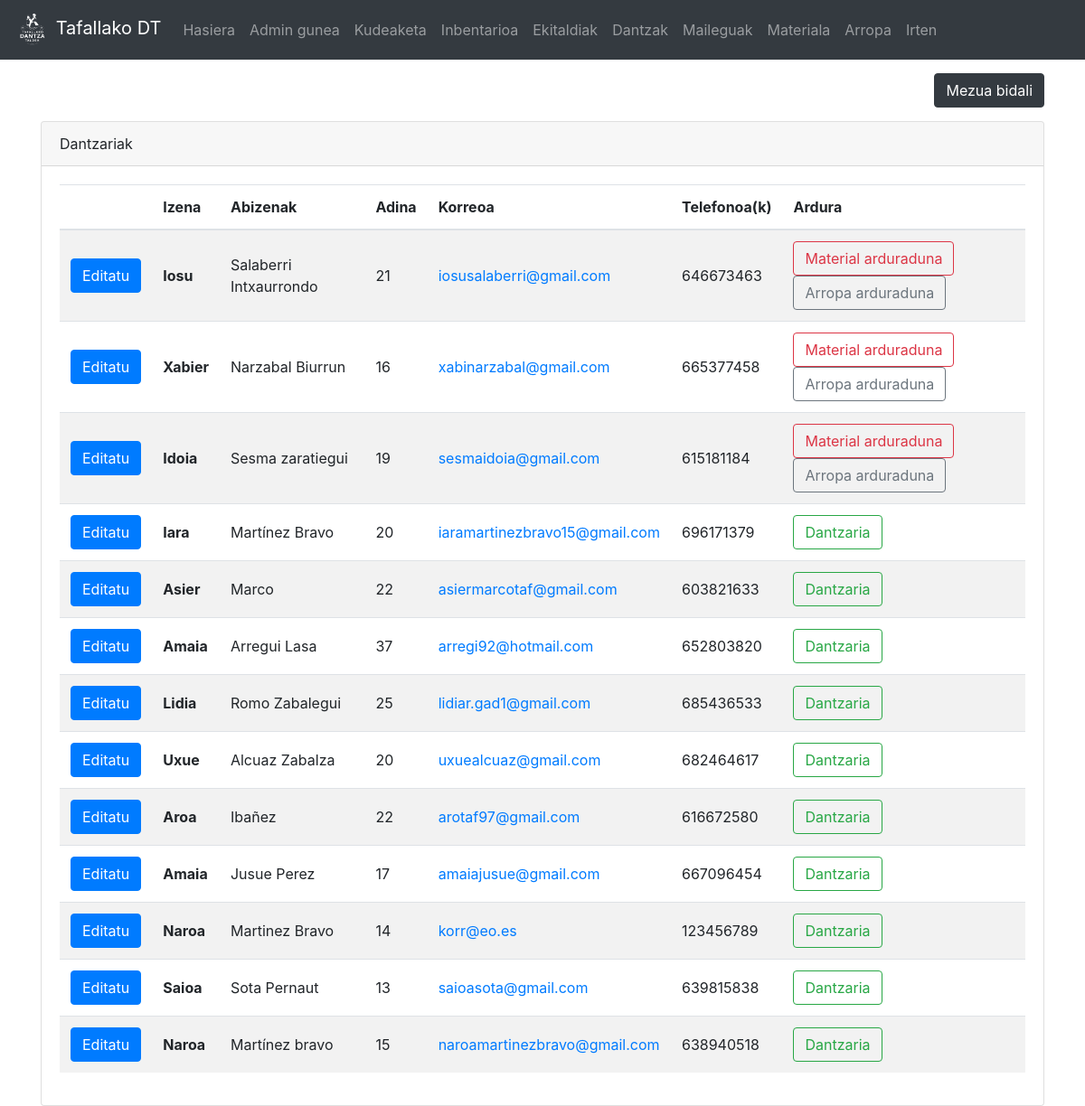
/dashboard (signed in), run on an earlier commit of the app's database.
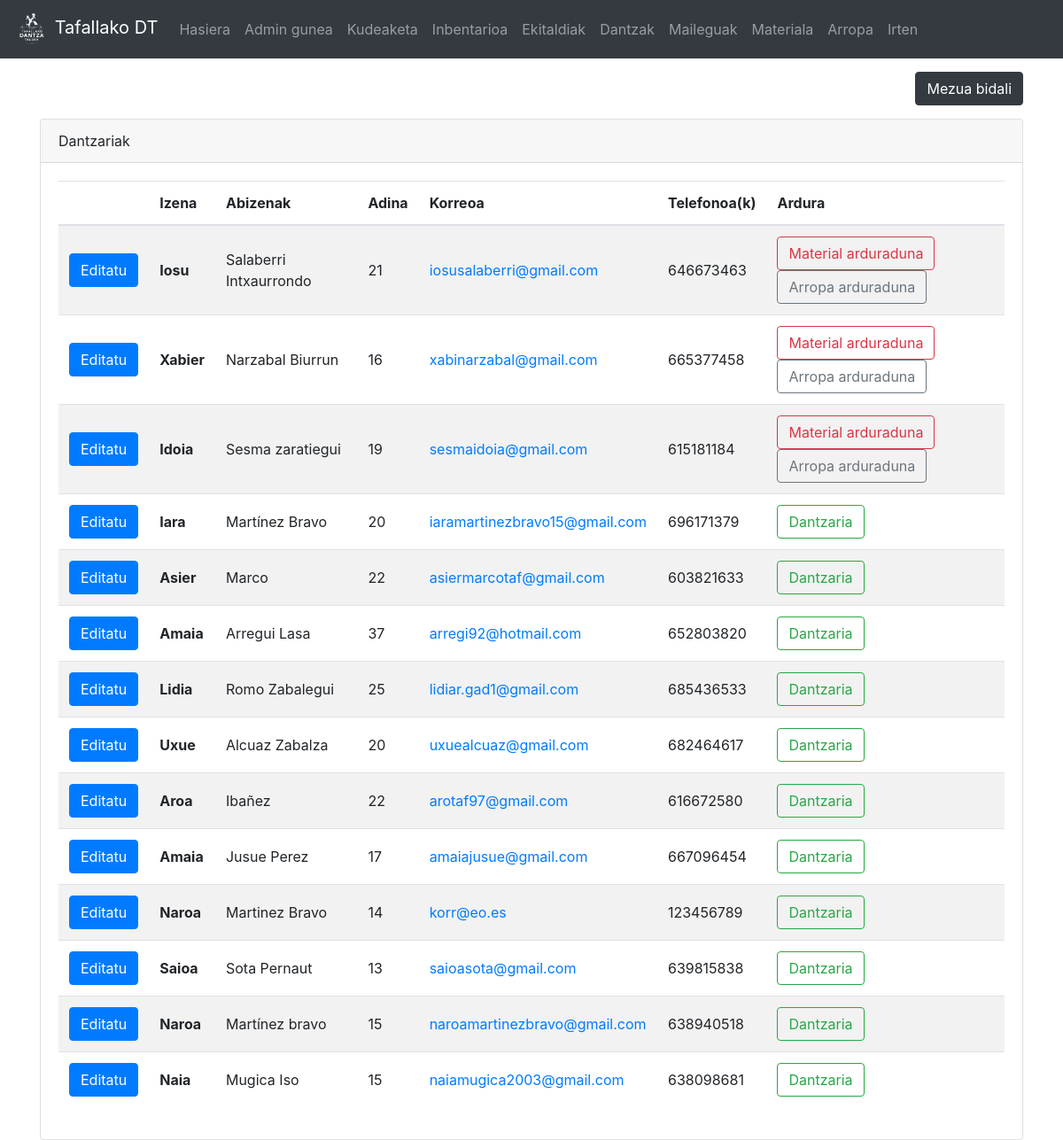
And on a later commit of the database.
### dantza/models.py (models this page shows, shortened)
class Dantzaria(models.Model):
	user = models.OneToOneField(User, on_delete=models.CASCADE)
	izena = models.CharField(max_length=50)
	abizenak = models.CharField(max_length=200)
	jaiotze_data = models.DateTimeField('jaiotze data')
	email = models.CharField(max_length=100)
	def adina(self):
		today = date.today()
		return today.year - self.jaiotze_data.year - ((today.month, today.day) < (self.jaiotze_data.month, self.jaiotze_data.day))
	def telefonoak(self):
		t_list = Telefono.objects.filter(dantzari=self)
		return ', '.join(str(e.zenbakia) for e in t_list)
	def is_materialArduraduna(self):
		return self.user.groups.filter(name='material_arduradunak').exists()
	def is_arropaArduraduna(self):
		return self.user.groups.filter(name='arropa_arduradunak').exists()

class Telefono(models.Model):
	zenbakia = models.IntegerField()
	dantzari = models.ForeignKey(Dantzaria, on_delete=models.CASCADE)

### dantza/views.py (the view, shortened to what this page needs)
# urls.py: path('dashboard', views.dashboard, name = 'dashboard'),
@login_required(login_url='/login')
def dashboard(request):
	dantzari_list = Dantzaria.objects.all()
	maileguak = Mailegua.objects.filter(itzulita=False)
	return render(request,'dantza/dashboard.html',{'d_list':dantzari_list, 'mail_list':maileguak, 'h_list': HARTZAILEA})

### dantza/templatetags/auth_extras.py (called while the page is built)
@register.filter(name='has_group')
def has_group(user, group_name):
    return user.groups.filter(name=group_name).exists()

### templates/dantza/dashboard.html (shortened to what this page needs)
{% extends "dantza/base.html" %}
{% block edukia %}
<div class="container">
	<div class="clearfix">
		<button style="margin-top: 15px;" type="button" class="btn btn-dark float-right" data-toggle="modal" data-target="#mezua">
		  Mezua bidali
		</button>
	</div>
	{% if request.user.is_superuser %}
	<div class="card" style="margin-top:15px">
		<div class="card-header">Dantzariak</div>
		<div class="card-body">
	{% if d_list %}
	<div class="table-responsive">
		<table class="table table-hover table-striped">
		  <thead>
			<tr>
								<th scope="col"></th>
			  <th scope="col">Izena</th>
			  <th scope="col">Abizenak</th>
			  <th scope="col">Adina</th>
			  <th scope="col">Korreoa</th>
				<th scope="col">Telefonoa(k)</th>
				<th scope="col">Ardura</th>
			</tr>
		  </thead>
		  <tbody>
		{% for d in d_list %}
			  <tr>
				  <td style="vertical-align:middle;"><a href="/dantzari/{{ d.pk }}/" class="btn btn-primary">Editatu</a></td>
				  <th scope="row" style="vertical-align:middle;">{{ d.izena }}</th>
				  <td style="vertical-align:middle;">{{ d.abizenak }}</td>
				  <td style="vertical-align:middle;">{{ d.adina }}</td>
				  <td style="vertical-align:middle;"><a href="mailto:{{ d.email }}">{{ d.email }}</a></td>
				  <td style="vertical-align:middle;">{{ d.telefonoak }}</td>
				  <td>
					  {% if not d.is_materialArduraduna and not d.is_arropaArduraduna %}
					  <div class="btn btn-outline-success">Dantzaria</div>
					  {% endif %}
					  {% if d.is_materialArduraduna %}
					  <div class="btn btn-outline-danger">Material arduraduna</div>
					  {% endif %}
					  {% if d.is_arropaArduraduna %}
					  <div class="btn btn-outline-secondary">Arropa arduraduna</div>
					  {% endif %}
				  </td>
			  </tr>
		{% endfor %}
			</tbody>
</table>
			</div>
	{% else %}
		Oraindik ez dago dantzaririk<br/>
			<small>Dantzari berriak sortzeko, saioa itxi eta erregistratu</small>
	{% endif %}
		</div>
</div>
</div>
{% endif %}
{% endblock edukia %}

What changed in the data, as far as the page shows it:
added Dantzaria: izena "Naia", abizenak "Mugica Iso", adina "15", email "naiamugica2003@gmail.com", telefonoak "638098681", shows "Dantzaria"
